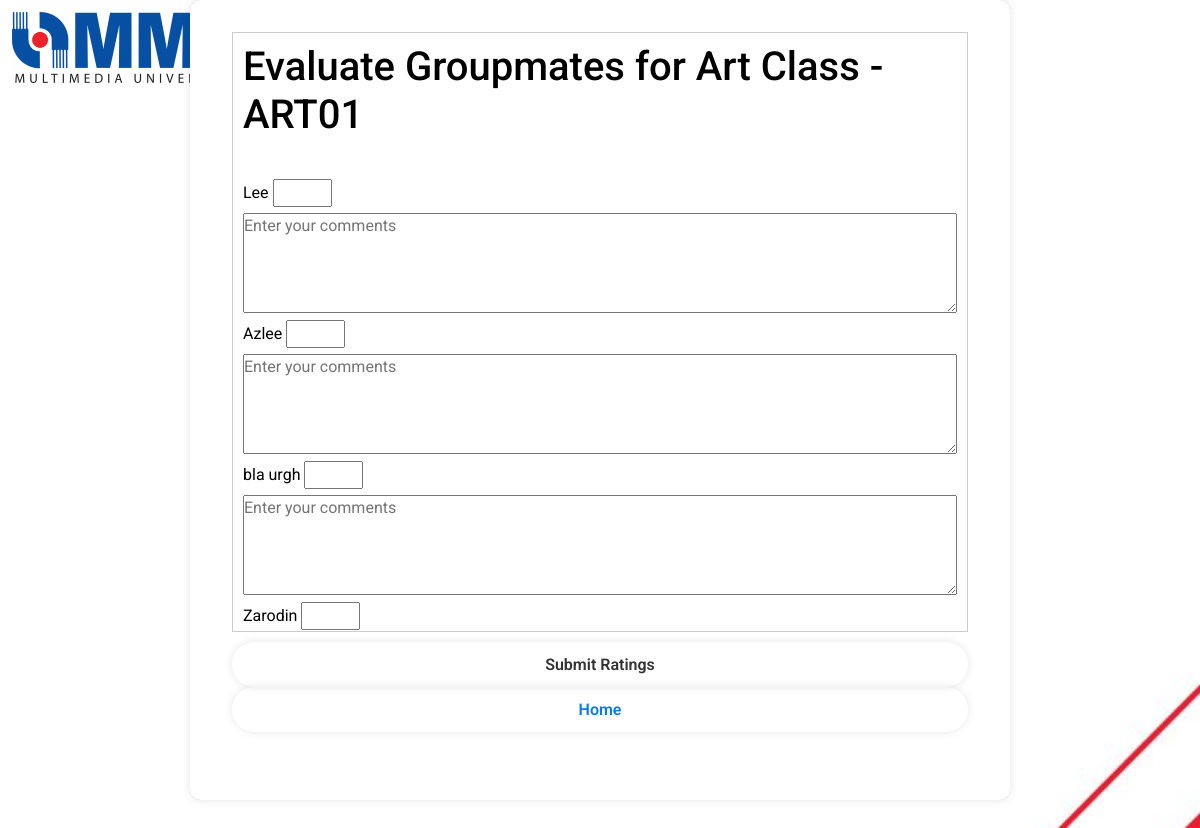
The app's page /evaluate_group/ART0000001/28 (signed in) with its own data.
### tables this page shows
CREATE TABLE "Classes" (
	"class_id"	TEXT NOT NULL,
	"class_name"	TEXT NOT NULL,
	PRIMARY KEY("class_id")
);

CREATE TABLE "Groups" (
	"group_id"	INTEGER NOT NULL,
	"class_id"	TEXT,
	"group_name"	TEXT NOT NULL,
	FOREIGN KEY("class_id") REFERENCES "Classes"("class_id"),
	PRIMARY KEY("group_id" AUTOINCREMENT)
);

CREATE TABLE "Users" (
	"user_id"	INTEGER NOT NULL,
	"name"	TEXT NOT NULL,
	"email"	TEXT NOT NULL,
	"password"	TEXT NOT NULL,
	PRIMARY KEY("user_id" AUTOINCREMENT)
);

### app.py (the view)
@app.route('/evaluate_group/<class_id>/<group_id>', methods=['GET', 'POST'])
def evaluate_group(class_id, group_id):
    if "user_id" not in session:
        return redirect(url_for('login'))
    user_id = session["user_id"]
    conn = get_db_connection()
    cursor = conn.cursor()
    evaluator_id = session.get('user_id')
    cursor.execute("""
        SELECT * FROM Evaluate_self WHERE evaluator_id = ?
    """, (user_id,))
    evaluation_self_data = cursor.fetchone()
    if request.method == 'POST' and request.form:
        ratings = request.form.getlist('rating')
        comments = request.form.getlist('comment')
        evaluated_ids = request.form.getlist('evaluated_id')
        for i, evaluated_id in enumerate(evaluated_ids):
            rating = float(ratings[i])  # Ensure the rating is a float
            comment = comments[i]
            cursor.execute("""
                SELECT * FROM Evaluation
                WHERE evaluator_id = ? AND evaluated_id = ? AND class_id = ? AND group_id = ?
            """, (user_id, evaluated_id, class_id, group_id))
            evaluation = cursor.fetchone()
            if evaluation:
                cursor.execute("""
                    UPDATE Evaluation
                    SET rating = ?, comments = ?, id_edited = 1
                    WHERE evaluator_id = ? AND evaluated_id = ? AND class_id = ? AND group_id = ?
                """, (rating, comment, user_id, evaluated_id, class_id, group_id))
            else:
                cursor.execute("""
                    INSERT INTO Evaluation (evaluator_id, evaluated_id, class_id, group_id, rating, comments)
                    VALUES (?, ?, ?, ?, ?, ?)
                """, (user_id, evaluated_id, class_id, group_id, rating, comment))
        conn.commit()
        comments_self01 = request.form['comments_self01']
        comments_self02 = request.form['comments_self02']
        comments_self03 = request.form['comments_self03']
        comments_self04 = request.form['comments_self04']
        if evaluation_self_data:
            cursor.execute("""
                UPDATE Evaluate_self
                SET comments_self01 = ?, comments_self02 = ?, comments_self03 = ?, comments_self04 = ?
                WHERE evaluator_id = ? AND class_id = ? AND group_id = ?
            """, (comments_self01, comments_self02, comments_self03, comments_self04, user_id, class_id, group_id,))
        else:
            cursor.execute("""
                INSERT INTO Evaluate_self (evaluator_id, class_id, group_id, comments_self01, comments_self02, comments_self03, comments_self04)
                VALUES (?, ?, ?, ?, ?, ?, ?)
            """, (user_id, class_id, group_id, comments_self01, comments_self02, comments_self03, comments_self04))
        conn.commit()
        cursor.execute("SELECT COUNT(*) FROM group_members WHERE class_id = ? AND group_id = ?", (class_id, group_id))
        num_students = cursor.fetchone()[0]
        cursor.execute("SELECT evaluated_id, SUM(rating) as sum_rating FROM Evaluation WHERE class_id = ? AND group_id = ? GROUP BY evaluated_id", (class_id, group_id))
        ratings_sum = cursor.fetchall()
        sum_ratings_dict = {row['evaluated_id']: row['sum_rating'] for row in ratings_sum}
        cursor.execute("SELECT evaluator_id, evaluated_id, rating FROM Evaluation WHERE class_id = ? AND group_id = ?", (class_id, group_id))
        individual_ratings = cursor.fetchall()
        adjusted_ratings = {}
        for r in individual_ratings:
            evaluator_id = r['evaluator_id']
            evaluated_id = r['evaluated_id']
            rating = r['rating']
            sum_rating = sum_ratings_dict[evaluated_id]
            adjusted_rating = (rating / sum_rating) * 3 * num_students
            adjusted_ratings[(evaluator_id, evaluated_id)] = adjusted_rating
            cursor.execute("UPDATE Evaluation SET adjusted_rating = ? WHERE evaluator_id = ? AND evaluated_id = ? AND class_id = ? AND group_id = ?",
                           (adjusted_rating, evaluator_id, evaluated_id, class_id, group_id))
        conn.commit()
        student_names = {}
        for (evaluator_id, evaluated_id), adjusted_rating in adjusted_ratings.items():
            cursor.execute("SELECT name FROM Users WHERE user_id = ?", (evaluated_id,))
            student_name = cursor.fetchone()['name']
            student_names[evaluated_id] = student_name
        conn.close()
        return render_template('rating_result.html', adjusted_ratings=adjusted_ratings, class_id=class_id, group_id=group_id, current_user_id=user_id, student_names=student_names)
    else:
        try:
            print("group_id:", group_id)
            print("class_id:", class_id)
            print("user_id:", user_id)
            cursor.execute("""
                SELECT *
                FROM Evaluation
                WHERE Evaluation.group_id = ? AND Evaluation.class_id = ? AND Evaluation.evaluator_id= ?
            """, (group_id, class_id, user_id))
            evaluation_data = cursor.fetchall()
            print("Evaluation Data:", evaluation_data)
            cursor.execute("""
                SELECT u.user_id, u.name
                FROM group_members gm
                JOIN Users u ON gm.user_id = u.user_id
                WHERE gm.group_id = ? AND gm.class_id = ? AND u.user_id != ?
            """, (group_id, class_id, user_id))
            groupmates = cursor.fetchall()
            cursor.execute("""
                SELECT g.group_name, c.class_name
                FROM Groups g
                JOIN Classes c ON g.class_id = c.class_id
                WHERE g.group_id = ? AND c.class_id = ?
            """, (group_id, class_id))
            group_info = cursor.fetchone()
            cursor.execute("SELECT name FROM Users WHERE user_id = ?", (user_id,))
            user_name = cursor.fetchone()['name']
            groupmates.append({'user_id': user_id, 'name': user_name})
            conn.close()
            return render_template('evaluate_group.html', groupmates=groupmates, class_id=class_id, group_id=group_id, group_name=group_info['group_name'], class_name=group_info['class_name'], evaluation_data=evaluation_data, evaluation_self_data=evaluation_self_data)
        except Exception as e:
            print("Error:", e)

### app.py (called while the page is built)
def get_db_connection():
    conn = sqlite3.connect(DATABASE)
    conn.row_factory = sqlite3.Row
    return conn

### templates/evaluate_group.html (shortened to what this page needs)
<!doctype html>
<html>
<head>
    <link rel="stylesheet" type="text/css" href="{{ url_for('static', filename='style_EvaluationGroupPage.css') }}">
    <link rel='stylesheet' href='https://stackpath.bootstrapcdn.com/bootstrap/4.5.2/css/bootstrap.min.css'>
</head>
<head>
</head>
<nav class="MMU-logo">
    <a href='#' class="logo"><img src="/static/MMUlogo.png" alt="MMU Logo" style="width:50%;height:auto;"></a>
</nav>
<body>
    <div class= "wrapper">
        <div class="scrollable-item">
        <h1 class="Welcome">Evaluate Groupmates for {{ class_name }} - {{ group_name }}</h1>
    <nav class="rating">
        <form method="POST" action="{{ url_for('evaluate_group', class_id=class_id, group_id=group_id) }}">
        {% for groupmate in groupmates %}
            <div>
                <label>{{ groupmate['name'] }}</label>
                <input type="number" name="rating" min="1" max="5" step="0.1" value="{% for row in evaluation_data %}{% if row['evaluated_id'] == groupmate['user_id'] %}{{ row['rating'] }}{% endif %}{% endfor %}" required>
                <textarea name="comment" placeholder="Enter your comments">{% for row in evaluation_data %}{% if row['evaluated_id'] == groupmate['user_id'] %}{{ row['comments'] }}{% endif %}{% endfor %}</textarea>
        </div>
    </nav>
        {% endfor %}
    </div>
    <button class="button">Submit Ratings</button>
    <button class="button"><a href="{{ url_for('home_stu')}}">Home</a></button>
    </div>
</body>
</html>

### static/style_EvaluationGroupPage.css (style rules this page uses)
* { margin: 0; padding: 0; box-sizing: border-box; font-family: "Roboto", sans-serif; }
body { display: flex; justify-content: center; min-height: 100vh; background: url(LoginBg.jpg) no-repeat; background-size: cover; background-position: center; image-resolution: 1080; }
.MMU-logo { padding-top: 1%; padding-left: 1%; position: fixed; top: 0; left: 0; }
.rating { margin-top: 40px; margin-left: 0px; display: flex; flex-direction: column; align-items: left; }
.wrapper { width: 820px; height: 800px; background: white; color: black; border: 2px solid rgba(255, 255, 255, .2); backdrop-filter: contrast(50%); box-shadow: 0 0 10px rgba(0, 0, 0, .1); border-radius: 10px; padding: 30px 40px; }
.Welcome { position: relative; padding-right: 50px; }
.button { width: 100%; height: 45px; background: transparent; border: none; outline: none; border-radius: 40px; box-shadow: 0 0 10px rgba(0, 0, 0, .1); cursor: pointer; font-size: 16px; color: #333; font-weight: 600; }
label { flex: 0 0 30%; }
textarea { flex: 1; width: 100%; height: 100px; }
.scrollable-item { max-height: 600px; overflow-y: auto; padding: 10px; border: 1px solid #ccc; margin-bottom: 10px; }

### records on screen
Classes: class_name "Art Class"
Groups: group_name "ART01"
Users: name "Lee"
Users: name "Azlee"
Users: name "bla urgh"
Users: name "Zarodin"
